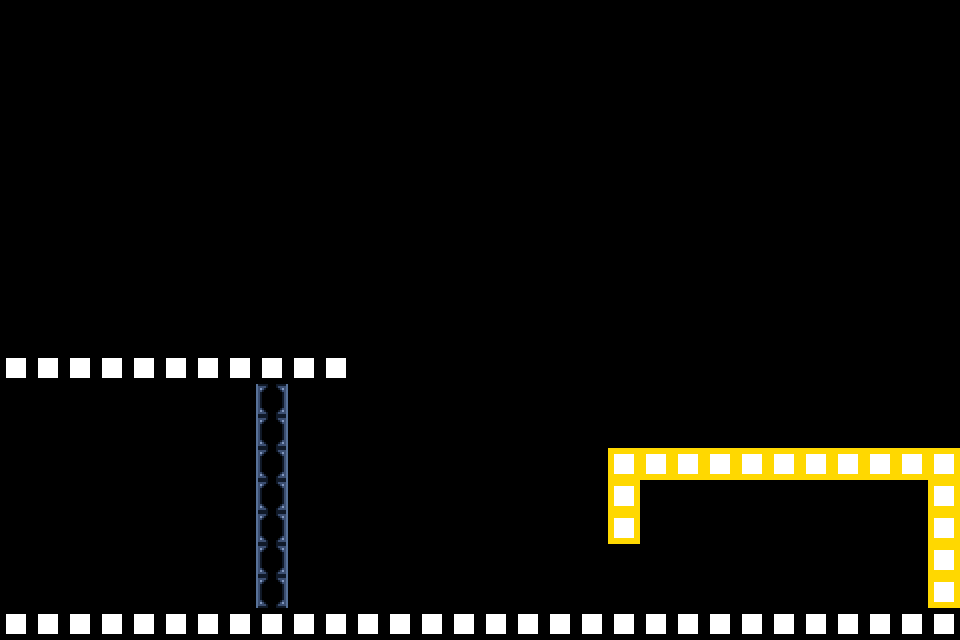

This game map was drawn from its Tiled (.tmx) file and the tilesets committed beside it. A one-line description and the full map source follow:
An orthogonal 30x20 tile map with 32x32 px tiles, 2 tile layers (background, level), 2 tilesets and 4 objects (player, player_2, LevelLoad, CameraPos).

<map version="1.10" tiledversion="1.11.2" orientation="orthogonal" renderorder="right-down" width="30" height="20" tilewidth="32" tileheight="32" infinite="0" nextlayerid="4" nextobjectid="6">
 <tileset firstgid="1" source="../../assets/tilesets/testingtileset.tsx" />
 <tileset firstgid="26" source="../../assets/tilesets/warehouse_metal.tsx" />
 <layer id="2" name="background" width="30" height="20">
  <data encoding="csv">
0,0,0,0,0,0,0,0,0,0,0,0,0,0,0,0,0,0,0,0,0,0,0,0,0,0,0,0,0,0,
0,0,0,0,0,0,0,0,0,0,0,0,0,0,0,0,0,0,0,0,0,0,0,0,0,0,0,0,0,0,
0,0,0,0,0,0,0,0,0,0,0,0,0,0,0,0,0,0,0,0,0,0,0,0,0,0,0,0,0,0,
0,0,0,0,0,0,0,0,0,0,0,0,0,0,0,0,0,0,0,0,0,0,0,0,0,0,0,0,0,0,
0,0,0,0,0,0,0,0,0,0,0,0,0,0,0,0,0,0,0,0,0,0,0,0,0,0,0,0,0,0,
0,0,0,0,0,0,0,0,0,0,0,0,0,0,0,0,0,0,0,0,0,0,0,0,0,0,0,0,0,0,
0,0,0,0,0,0,0,0,0,0,0,0,0,0,0,0,0,0,0,0,0,0,0,0,0,0,0,0,0,0,
0,0,0,0,0,0,0,0,0,0,0,0,0,0,0,0,0,0,0,0,0,0,0,0,0,0,0,0,0,0,
0,0,0,0,0,0,0,0,0,0,0,0,0,0,0,0,0,0,0,0,0,0,0,0,0,0,0,0,0,0,
0,0,0,0,0,0,0,0,0,0,0,0,0,0,0,0,0,0,0,0,0,0,0,0,0,0,0,0,0,0,
0,0,0,0,0,0,0,0,0,0,0,0,0,0,0,0,0,0,0,0,0,0,0,0,0,0,0,0,0,0,
1,1,1,1,1,1,1,1,1,1,1,0,0,0,0,0,0,0,0,0,0,0,0,0,0,0,0,0,0,0,
0,0,0,0,0,0,0,0,43,0,0,0,0,0,0,0,0,0,0,0,0,0,0,0,0,0,0,0,0,0,
0,0,0,0,0,0,0,0,43,0,0,0,0,0,0,0,0,0,0,0,0,0,0,0,0,0,0,0,0,0,
0,0,0,0,0,0,0,0,43,0,0,0,0,0,0,0,0,0,0,0,0,0,0,0,0,0,0,0,0,0,
0,0,0,0,0,0,0,0,43,0,0,0,0,0,0,0,0,0,0,0,0,0,0,0,0,0,0,0,0,0,
0,0,0,0,0,0,0,0,43,0,0,0,0,0,0,0,0,0,0,0,0,0,0,0,0,0,0,0,0,0,
0,0,0,0,0,0,0,0,43,0,0,0,0,0,0,0,0,0,0,0,0,0,0,0,0,0,0,0,0,0,
0,0,0,0,0,0,0,0,43,0,0,0,0,0,0,0,0,0,0,0,0,0,0,0,0,0,0,0,0,0,
0,0,0,0,0,0,0,0,0,0,0,0,0,0,0,0,0,0,0,0,0,0,0,0,0,0,0,0,0,0
</data>
 </layer>
 <layer id="1" name="level" class="level" width="30" height="20">
  <data encoding="csv">
0,0,0,0,0,0,0,0,0,0,0,0,0,0,0,0,0,0,0,0,0,0,0,0,0,0,0,0,0,0,
0,0,0,0,0,0,0,0,0,0,0,0,0,0,0,0,0,0,0,0,0,0,0,0,0,0,0,0,0,0,
0,0,0,0,0,0,0,0,0,0,0,0,0,0,0,0,0,0,0,0,0,0,0,0,0,0,0,0,0,0,
0,0,0,0,0,0,0,0,0,0,0,0,0,0,0,0,0,0,0,0,0,0,0,0,0,0,0,0,0,0,
0,0,0,0,0,0,0,0,0,0,0,0,0,0,0,0,0,0,0,0,0,0,0,0,0,0,0,0,0,0,
0,0,0,0,0,0,0,0,0,0,0,0,0,0,0,0,0,0,0,0,0,0,0,0,0,0,0,0,0,0,
0,0,0,0,0,0,0,0,0,0,0,0,0,0,0,0,0,0,0,0,0,0,0,0,0,0,0,0,0,0,
0,0,0,0,0,0,0,0,0,0,0,0,0,0,0,0,0,0,0,0,0,0,0,0,0,0,0,0,0,0,
0,0,0,0,0,0,0,0,0,0,0,0,0,0,0,0,0,0,0,0,0,0,0,0,0,0,0,0,0,0,
0,0,0,0,0,0,0,0,0,0,0,0,0,0,0,0,0,0,0,0,0,0,0,0,0,0,0,0,0,0,
0,0,0,0,0,0,0,0,0,0,0,0,0,0,0,0,0,0,0,0,0,0,0,0,0,0,0,0,0,0,
0,0,0,0,0,0,0,0,0,0,0,0,0,0,0,0,0,0,0,0,0,0,0,0,0,0,0,0,0,0,
0,0,0,0,0,0,0,0,0,0,0,0,0,0,0,0,0,0,0,0,0,0,0,0,0,0,0,0,0,0,
0,0,0,0,0,0,0,0,0,0,0,0,0,0,0,0,0,0,0,0,0,0,0,0,0,0,0,0,0,0,
0,0,0,0,0,0,0,0,0,0,0,0,0,0,0,0,0,0,0,3,3,3,3,3,3,3,3,3,3,3,
0,0,0,0,0,0,0,0,0,0,0,0,0,0,0,0,0,0,0,3,0,0,0,0,0,0,0,0,0,3,
0,0,0,0,0,0,0,0,0,0,0,0,0,0,0,0,0,0,0,3,0,0,0,0,0,0,0,0,0,3,
0,0,0,0,0,0,0,0,0,0,0,0,0,0,0,0,0,0,0,0,0,0,0,0,0,0,0,0,0,3,
0,0,0,0,0,0,0,0,0,0,0,0,0,0,0,0,0,0,0,0,0,0,0,0,0,0,0,0,0,3,
1,1,1,1,1,1,1,1,1,1,1,1,1,1,1,1,1,1,1,1,1,1,1,1,1,1,1,1,1,1
</data>
 </layer>
 <objectgroup id="3" name="positions" class="positions">
  <object id="1" name="player" x="96" y="512">
   <point />
  </object>
  <object id="2" name="player_2" x="0" y="512">
   <point />
  </object>
  <object id="4" name="load_train" type="LevelLoad" x="640" y="480" width="288" height="128">
   <properties>
    <property name="level_name" value="train_level" />
    <property name="trigger_type" value="trigger" />
   </properties>
  </object>
  <object id="5" name="default" type="CameraPos" x="0" y="0">
   <properties>
    <property name="screen_height" value="20" />
    <property name="screen_width" value="30" />
    <property name="trigger_type" value="activated" />
   </properties>
   <point />
  </object>
 </objectgroup>
</map>
